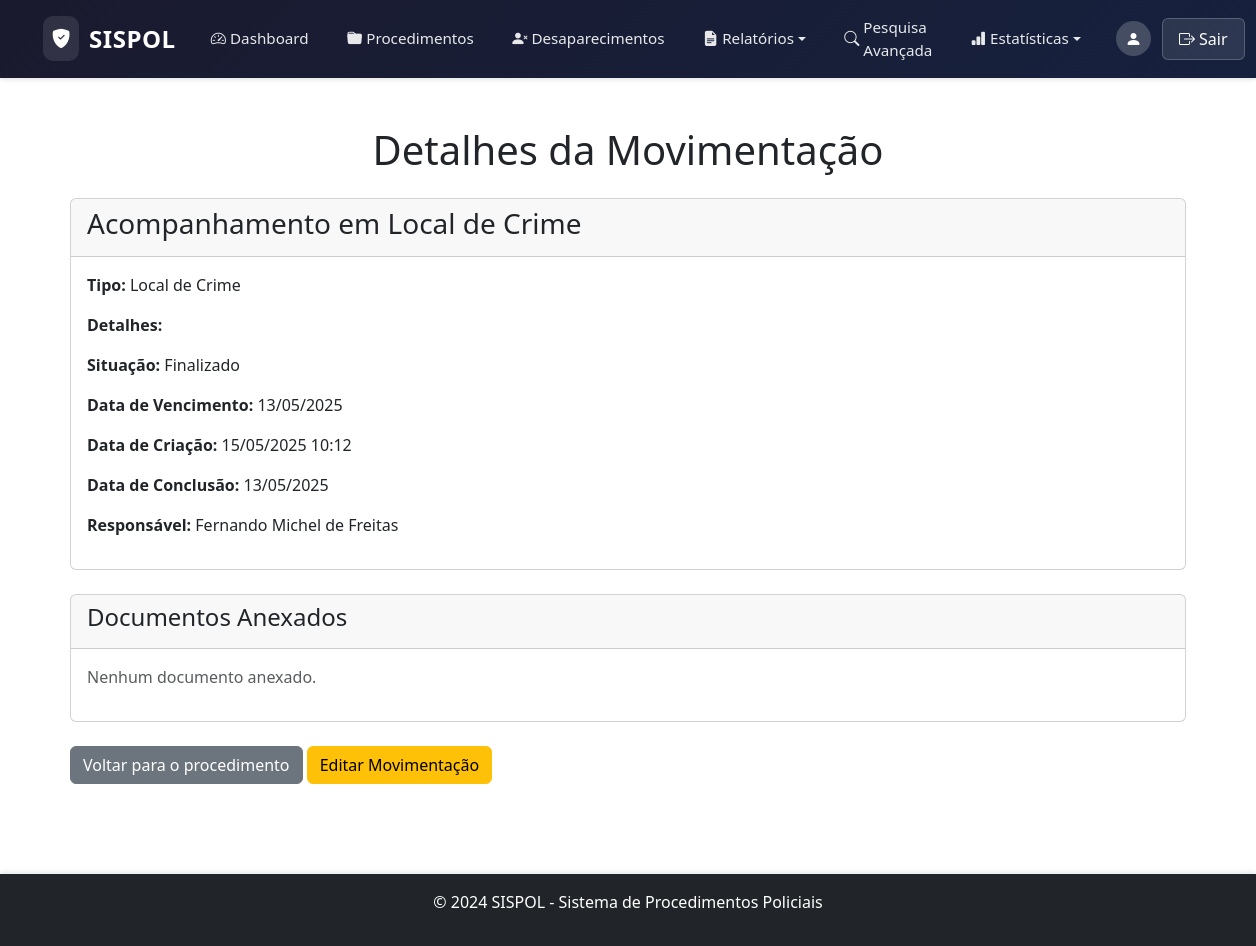
/public/ver_movimentacao.php?id=258 (signed in), run on the app's committed database.
### tables this page shows
CREATE TABLE `Movimentacoes` (
  `ID` int NOT NULL,
  `TipoID` int NOT NULL,
  `Assunto` varchar(255) NOT NULL,
  `Situacao` enum('Em andamento','Prazo Vencido','Finalizado') NOT NULL,
  `Detalhes` text,
  `DataCriacao` datetime DEFAULT CURRENT_TIMESTAMP,
  `DataVencimento` datetime NOT NULL,
  `DataConclusao` date DEFAULT NULL,
  `ProcedimentoID` int NOT NULL,
  `UsuarioID` int NOT NULL,
  `ResponsavelID` int NOT NULL,
  `DataRequisicao` date DEFAULT NULL
);

CREATE TABLE `TiposMovimentacao` (
  `ID` int NOT NULL,
  `Nome` varchar(255) NOT NULL,
  `Prioridade` enum('Normal','Alta') NOT NULL DEFAULT 'Normal'
);

CREATE TABLE `Usuarios` (
  `ID` int NOT NULL,
  `Nome` varchar(255) NOT NULL,
  `Usuario` varchar(100) NOT NULL,
  `Senha` varchar(255) NOT NULL,
  `Telefone` varchar(15) DEFAULT NULL,
  `Funcao` enum('SuperAdmin','Admin','User') NOT NULL,
  `CargoID` int NOT NULL,
  `DelegaciaID` int NOT NULL,
  `TrocarSenha` tinyint(1) DEFAULT '0'
);

### public/ver_movimentacao.php (the view, shortened to what this page needs)
<?php
include '../includes/header.php';
require_once '../config/db.php';
$movimentacaoID = $_GET['id'] ?? null;
$queryMovimentacao = "
    SELECT m.*, t.Nome AS TipoNome, u.Nome AS Responsavel
    FROM Movimentacoes m
    LEFT JOIN TiposMovimentacao t ON m.TipoID = t.ID
    LEFT JOIN Usuarios u ON m.ResponsavelID = u.ID
    WHERE m.ID = :movimentacao_id
";
$stmtMovimentacao = $pdo->prepare($queryMovimentacao);
$stmtMovimentacao->execute(['movimentacao_id' => $movimentacaoID]);
$movimentacao = $stmtMovimentacao->fetch(PDO::FETCH_ASSOC);
$queryDocumentos = "
    SELECT ID, NomeArquivo, Caminho
    FROM DocumentosMovimentacao
    WHERE MovimentacaoID = :movimentacao_id
";
$stmtDocumentos = $pdo->prepare($queryDocumentos);
$stmtDocumentos->execute(['movimentacao_id' => $movimentacaoID]);
$documentos = $stmtDocumentos->fetchAll(PDO::FETCH_ASSOC);
?>
<div class="container mt-5">
    <h1 class="text-center">Detalhes da Movimentação</h1>
    <div class="card mt-4">
        <div class="card-header">
            <h3 class="card-title"><?= htmlspecialchars($movimentacao['Assunto']) ?></h3>
        </div>
        <div class="card-body">
            <p><strong>Tipo:</strong> <?= htmlspecialchars($movimentacao['TipoNome']) ?></p>
            <p><strong>Detalhes:</strong> <?= nl2br(htmlspecialchars($movimentacao['Detalhes'])) ?></p>
            <p><strong>Situação:</strong> <?= htmlspecialchars($movimentacao['Situacao']) ?></p>
            <p><strong>Data de Vencimento:</strong> <?= htmlspecialchars(date('d/m/Y', strtotime($movimentacao['DataVencimento']))) ?></p>
            <p><strong>Data de Criação:</strong> <?= htmlspecialchars(date('d/m/Y H:i', strtotime($movimentacao['DataCriacao']))) ?></p>
            <?php if ($movimentacao['DataConclusao']): ?>
                <p><strong>Data de Conclusão:</strong> <?= htmlspecialchars(date('d/m/Y', strtotime($movimentacao['DataConclusao']))) ?></p>
            <?php endif; ?>
            <p><strong>Responsável:</strong> <?= htmlspecialchars($movimentacao['Responsavel']) ?></p>
        </div>
    </div>
<div class="card mt-4">
    <div class="card-header">
        <h4 class="card-title">Documentos Anexados</h4>
    </div>
    <div class="card-body">
        <?php if (empty($documentos)): ?>
            <p class="text-muted">Nenhum documento anexado.</p>
        <?php endif; ?>
    </div>
</div>
<div class="mt-4 mb-4">
    <a href="ver_procedimento.php?id=<?= htmlspecialchars($movimentacao['ProcedimentoID']) ?>" class="btn btn-secondary">Voltar para o procedimento</a>
<a href="mov.php?id=<?= htmlspecialchars($movimentacao['ID']) ?>&procedimento_id=<?= htmlspecialchars($movimentacao['ProcedimentoID']) ?>"
   class="btn btn-warning">
   Editar Movimentação
</a>
</div>
</div>
<?php include '../includes/footer.php'; ?>

### assets/css/styles.css (style rules this page uses)
html, body { height: 100%; margin: 0; display: flex; flex-direction: column; }

### data on the page
movimentacoes: Assunto "Acompanhamento em Local de Crime", TipoID.Nome "Local de Crime", Situacao "Finalizado", DataVencimento "13/05/2025", DataCriacao "15/05/2025 10:12", DataConclusao "13/05/2025", UsuarioID.Nome "Fernando Michel de Freitas"
